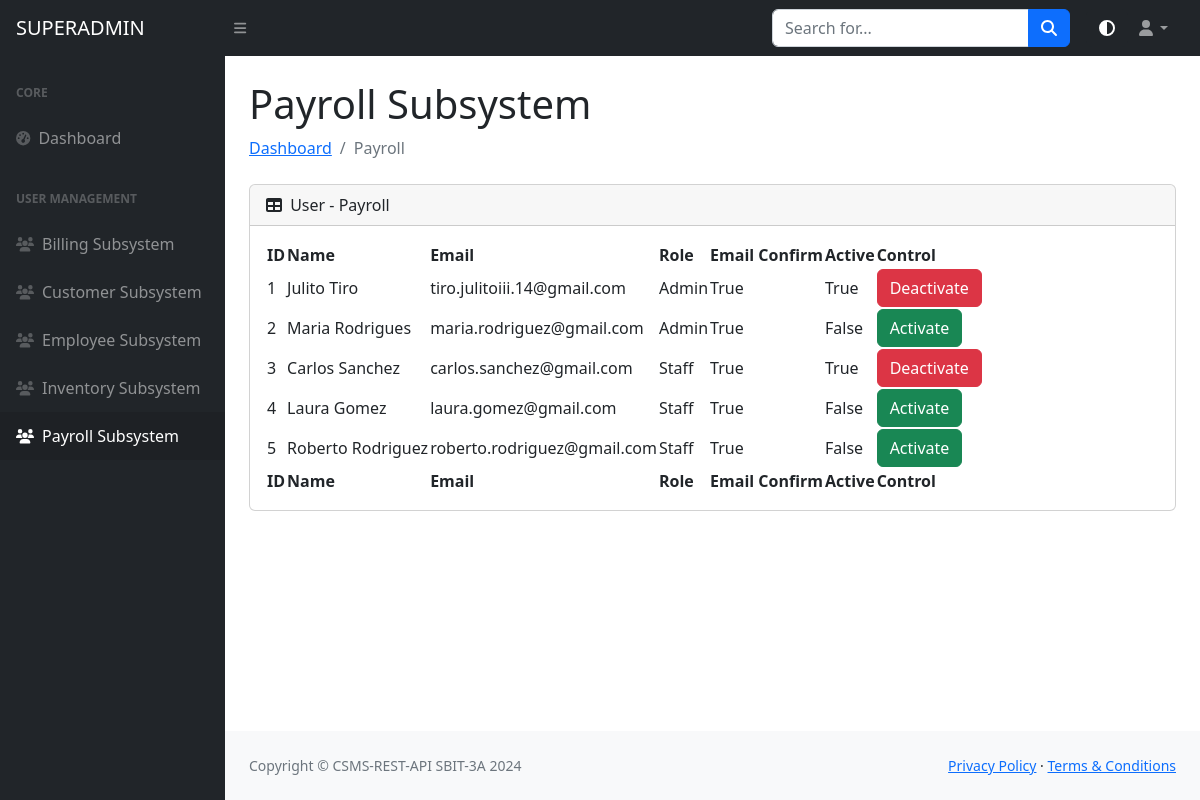
Page /superadmin/payroll (signed in) on the earlier database version.
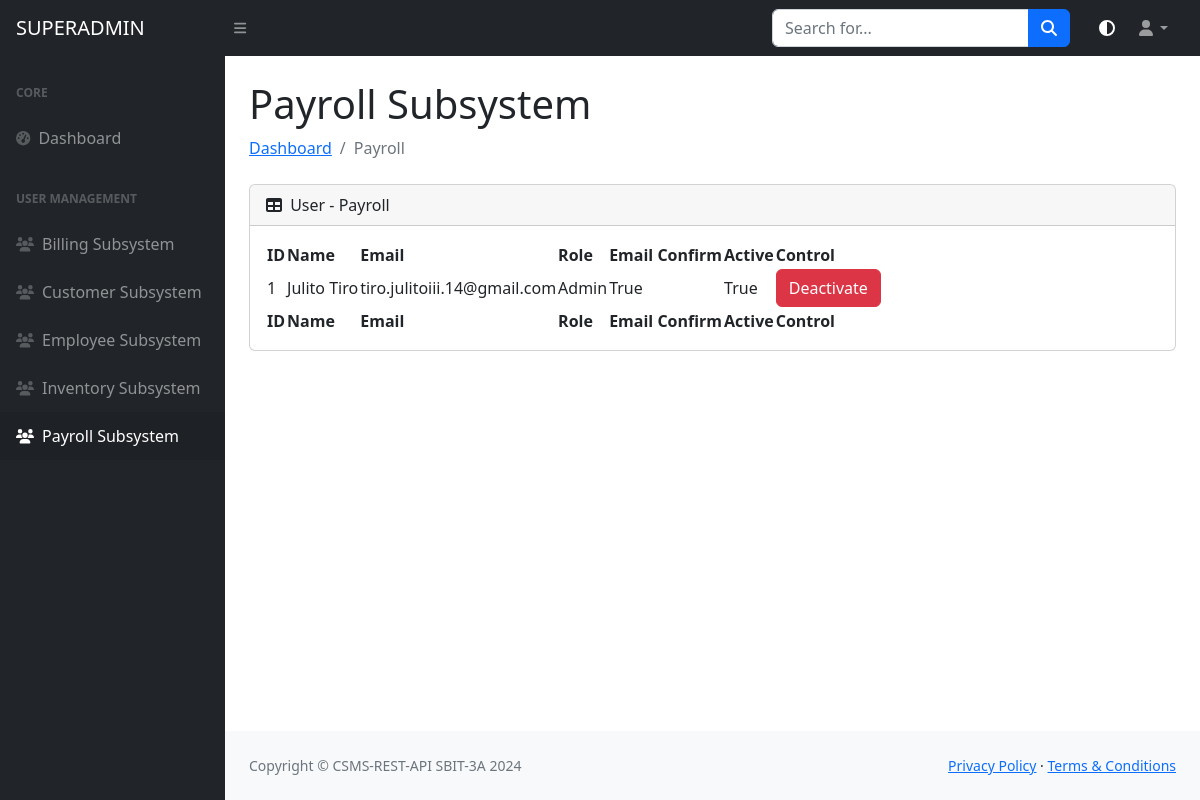
Same page on the later database version.
### models/ccsms_models.py (models this page shows)
class PayrollAdminLogin(db.Model):
    __tablename__ = "payroll_admin_login_tbl"
    login_id = db.Column(db.Integer, primary_key=True)
    name = db.Column(db.String(50), nullable=True)
    email = db.Column(db.String(100), unique=True, nullable=False)
    password = db.Column(db.String(200), nullable=False)
    role = db.Column(db.String(50), nullable=False)
    is_active = db.Column(db.Boolean, default=False)
    email_confirm = db.Column(db.Boolean, default=False)

### routes/superadmin_routes.py (the view)
@superadmin_api.get("/superadmin/payroll")
@login_required
def payroll_superadmin():
    payroll_admin_logins = PayrollAdminLogin.query.all()
    result = [
        {
            "login_id": entry.login_id,
            "name": entry.name,
            "email": entry.email,
            "role": entry.role,
            "is_active": entry.is_active,
            "email_confirm": entry.email_confirm
        }
        for entry in payroll_admin_logins
    ]
    return render_template("payroll_tables.html", result=result)

### routes/superadmin_routes.py (called while the page is built)
@login_manager.user_loader
def load_user(login_id):
    return db.get_or_404(SuperadminLogin, login_id)

### templates/payroll_tables.html (shortened to what this page needs)
{% from "bootstrap5/form.html" import render_form %} {% block content %}
{% include "header.html" %}
{% include "nav_bar.html" %}
{% include "side_nav_bar.html" %}
            <div id="layoutSidenav_content">
                <main>
                    <div class="container-fluid px-4">
                        <h1 class="mt-4">Payroll Subsystem</h1>
                        <ol class="breadcrumb mb-4">
                            <li class="breadcrumb-item"><a href="{{ url_for('superadmin_api.dashboard_superadmin') }}">Dashboard</a></li>
                            <li class="breadcrumb-item active">Payroll</li>
                        </ol>
                        <div class="card mb-4">
                            <div class="card-header">
                                <i class="fas fa-table me-1"></i>
                                User - Payroll
                            </div>
                            <div class="card-body">
                                <table id="datatablesSimple">
                                    <thead>
                                        <tr>
                                            <th>ID</th>
                                            <th>Name</th>
                                            <th>Email</th>
                                            <th>Role</th>
                                            <th>Email Confirm</th>
                                            <th>Active</th>
                                            <th>Control</th>
                                        </tr>
                                    </thead>
                                    <tfoot>
                                        <tr>
                                            <th>ID</th>
                                            <th>Name</th>
                                            <th>Email</th>
                                            <th>Role</th>
                                            <th>Email Confirm</th>
                                            <th>Active</th>
                                            <th>Control</th>
                                        </tr>
                                    </tfoot>
                                    <tbody>
                                       {% for entry in result|sort(attribute='login_id') %}
                                            <tr>
                                                <td>{{ entry.login_id }}</td>
                                                <td>{{ entry.name }}</td>
                                                <td>{{ entry.email }}</td>
                                                <td>{{ entry.role }}</td>
                                                <td>{{ entry.email_confirm }}</td>
                                                <td>{{ entry.is_active }}</td>
                                                <td>
                                                    {% if entry.is_active %}
                                                        <button onclick="confirmDeactivate('{{ entry.login_id }}')" class="btn btn-danger">Deactivate</button>
                                                    {% else %}
                                                        <button onclick="confirmActivate('{{ entry.login_id }}')" class="btn btn-success">Activate</button>
                                                    {% endif %}
                                                </td>
                                            </tr>
                                        {% endfor %}
                                    </tbody>
                                </table>
                            </div>
                        </div>
                    </div>
                </main>
{% include "footer.html" %} {% endblock %}

Differences in the rows shown:
removed PayrollAdminLogin: login_id "2", name "Maria Rodrigues", email "maria.rodriguez@gmail.com", role "Admin", email_confirm "True", is_active "False"
removed PayrollAdminLogin: login_id "3", name "Carlos Sanchez", email "carlos.sanchez@gmail.com", role "Staff", email_confirm "True", is_active "True"
removed PayrollAdminLogin: login_id "4", name "Laura Gomez", email "laura.gomez@gmail.com", role "Staff", email_confirm "True", is_active "False"
removed PayrollAdminLogin: login_id "5", name "Roberto Rodriguez", email "roberto.rodriguez@gmail.com", role "Staff", email_confirm "True", is_active "False"
